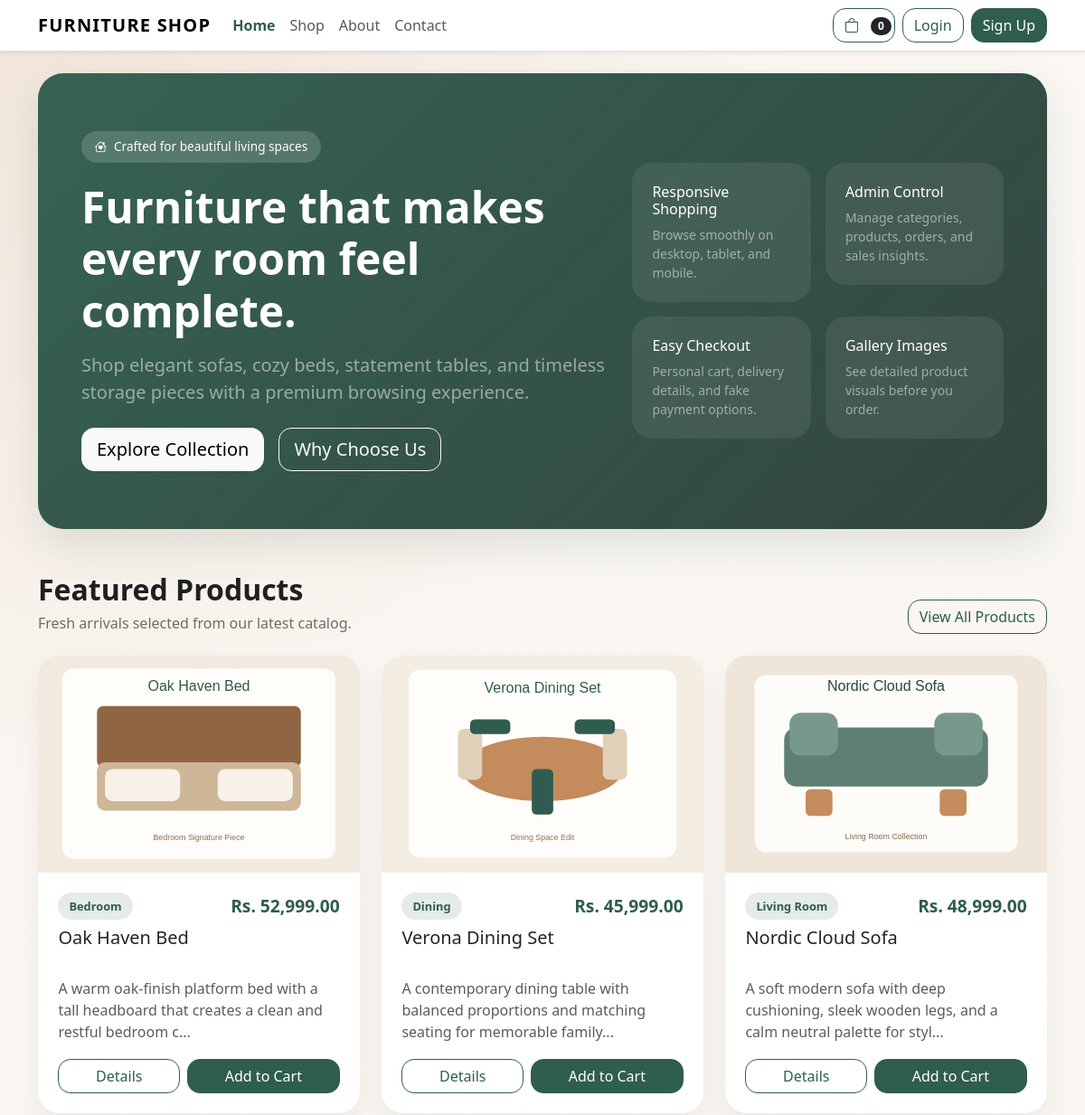
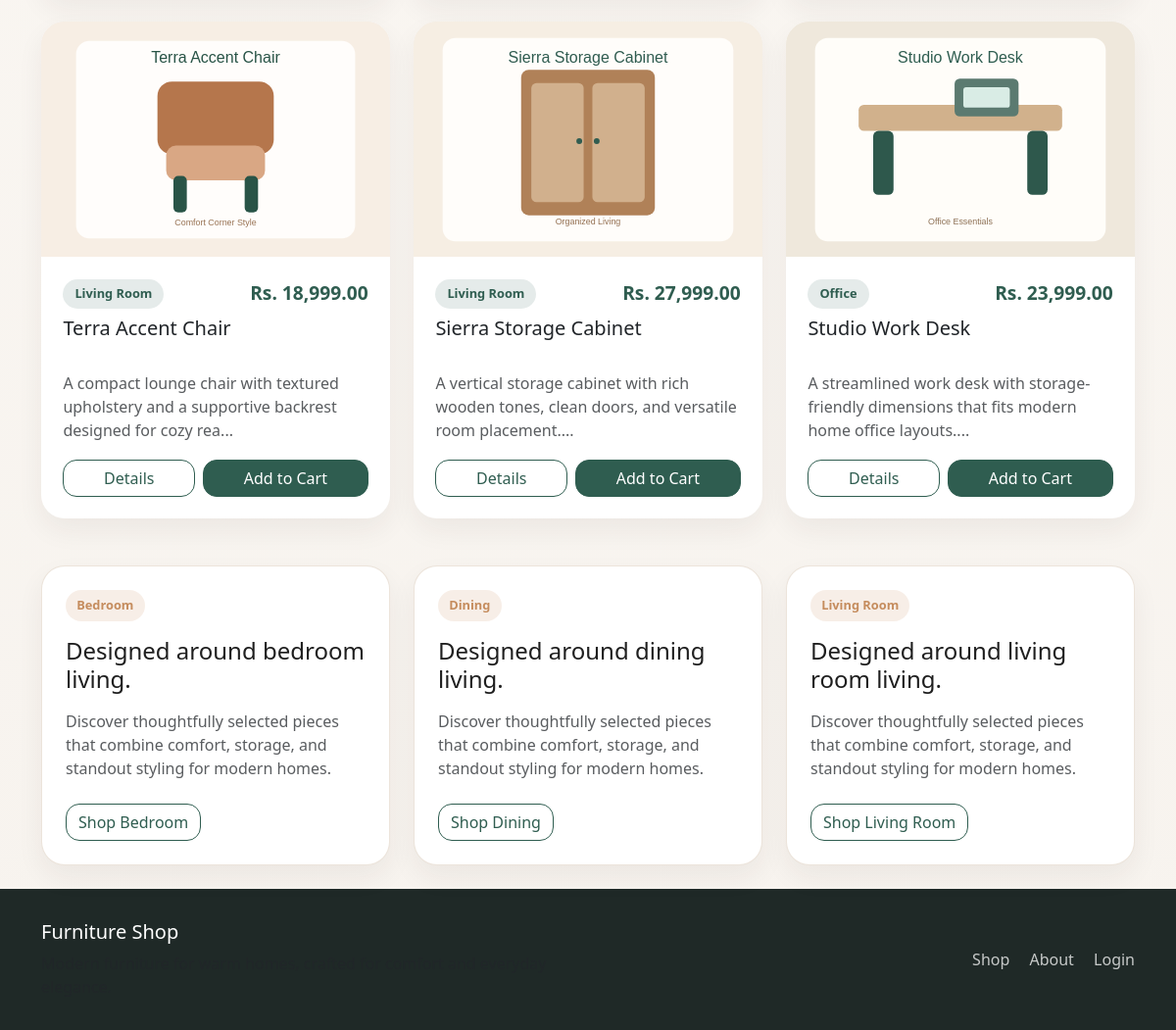
The page / on the database its author committed (2 pictures, top to bottom).
### tables this page shows
CREATE TABLE products (
    id INT UNSIGNED AUTO_INCREMENT PRIMARY KEY,
    category_id INT UNSIGNED NOT NULL,
    name VARCHAR(180) NOT NULL,
    description TEXT NOT NULL,
    price DECIMAL(10, 2) NOT NULL DEFAULT 0.00,
    cover_image VARCHAR(255) NOT NULL,
    created_at TIMESTAMP NOT NULL DEFAULT CURRENT_TIMESTAMP,
    KEY idx_products_category_id (category_id),
    CONSTRAINT fk_products_category
        FOREIGN KEY (category_id) REFERENCES categories(id)
        ON DELETE RESTRICT ON UPDATE CASCADE
);

CREATE TABLE categories (
    id INT UNSIGNED AUTO_INCREMENT PRIMARY KEY,
    name VARCHAR(120) NOT NULL,
    created_at TIMESTAMP NOT NULL DEFAULT CURRENT_TIMESTAMP,
    UNIQUE KEY uk_categories_name (name)
);

### includes/helpers.php (called while the page is built, shortened)
<?php
function base_url($path = '')
{
    $base = rtrim(BASE_URL, '/');
    return $base . '/' . ltrim($path, '/');
}
function e($value)
{
    return htmlspecialchars((string) $value, ENT_QUOTES, 'UTF-8');
}
function current_user()
{
    return isset($_SESSION['user']) ? $_SESSION['user'] : null;
}
function is_logged_in()
{
    return current_user() !== null;
}
function format_price($amount)
{
    return 'Rs. ' . number_format((float) $amount, 2);
}
function image_url($path)
{
    return base_url($path);
}
    ?>

### includes/store.php (called while the page is built, shortened)
<?php
function get_categories(PDO $pdo)
{
    $stmt = $pdo->query('SELECT * FROM categories ORDER BY name ASC');
    return $stmt->fetchAll(PDO::FETCH_ASSOC);
}
function get_featured_products(PDO $pdo, $limit)
{
    $limit = (int) $limit;
    $stmt = $pdo->prepare('SELECT p.*, c.name AS category_name FROM products p INNER JOIN categories c ON c.id = p.category_id ORDER BY p.created_at DESC LIMIT ' . $limit);
    $stmt->execute();
    return $stmt->fetchAll(PDO::FETCH_ASSOC);
}

### index.php (the view, shortened to what this page needs)
<?php
require_once __DIR__ . '/db.php';
$featuredProducts = get_featured_products($pdo, 6);
$categories = get_categories($pdo);
$activeNav = 'home';
require_once __DIR__ . '/header.php';
?>
<section class="hero-section mb-5">
    <div class="row align-items-center g-4">
        <div class="col-lg-7">
            <span class="hero-chip"><i class="bi bi-house-heart"></i> Crafted for beautiful living spaces</span>
            <h1 class="display-5 fw-bold mb-3">Furniture that makes every room feel complete.</h1>
            <p class="lead text-white-50 mb-4">Shop elegant sofas, cozy beds, statement tables, and timeless storage pieces with a premium browsing experience.</p>
            <div class="d-flex flex-wrap gap-3">
                <a class="btn btn-light btn-lg" href="<?php echo e(base_url('shop.php')); ?>">Explore Collection</a>
                <a class="btn btn-outline-light btn-lg" href="<?php echo e(base_url('about.php')); ?>">Why Choose Us</a>
            </div>
        </div>
        <div class="col-lg-5">
            <div class="row g-3">
                <div class="col-sm-6">
                    <div class="feature-card">
                        <h2 class="h6">Responsive Shopping</h2>
                        <p class="small mb-0 text-white-50">Browse smoothly on desktop, tablet, and mobile.</p>
                    </div>
                </div>
                <div class="col-sm-6">
                    <div class="feature-card">
                        <h2 class="h6">Admin Control</h2>
                        <p class="small mb-0 text-white-50">Manage categories, products, orders, and sales insights.</p>
                    </div>
                </div>
                <div class="col-sm-6">
                    <div class="feature-card">
                        <h2 class="h6">Easy Checkout</h2>
                        <p class="small mb-0 text-white-50">Personal cart, delivery details, and fake payment options.</p>
                    </div>
                </div>
                <div class="col-sm-6">
                    <div class="feature-card">
                        <h2 class="h6">Gallery Images</h2>
                        <p class="small mb-0 text-white-50">See detailed product visuals before you order.</p>
                    </div>
                </div>
            </div>
        </div>
    </div>
</section>
<section class="mb-5">
    <div class="d-flex justify-content-between align-items-end flex-wrap gap-3 mb-4">
        <div>
            <h2 class="section-title">Featured Products</h2>
            <p class="section-subtitle mb-0">Fresh arrivals selected from our latest catalog.</p>
        </div>
        <a class="btn btn-outline-dark" href="<?php echo e(base_url('shop.php')); ?>">View All Products</a>
    </div>
    <div class="row g-4">
        <?php foreach ($featuredProducts as $product): ?>
            <div class="col-md-6 col-xl-4">
                <div class="product-card card border-0">
                    <img src="<?php echo e(image_url($product['cover_image'])); ?>" class="product-image" alt="<?php echo e($product['name']); ?>">
                    <div class="card-body">
                        <div class="d-flex justify-content-between align-items-center mb-2">
                            <span class="category-pill"><?php echo e($product['category_name']); ?></span>
                            <span class="product-price"><?php echo e(format_price($product['price'])); ?></span>
                        </div>
                        <h3 class="h5"><?php echo e($product['name']); ?></h3>
                        <p class="text-muted"><?php echo e(substr($product['description'], 0, 95)); ?>...</p>
                        <div class="d-flex gap-2">
                            <a class="btn btn-outline-dark flex-fill" href="<?php echo e(base_url('product.php?id=' . $product['id'])); ?>">Details</a>
                            <form method="post" action="<?php echo e(base_url('cart.php')); ?>" class="flex-fill">
                                <button type="submit" class="btn btn-dark w-100">Add to Cart</button>
                            </form>
                        </div>
                    </div>
                </div>
            </div>
        <?php endforeach; ?>
    </div>
</section>
<section class="row g-4">
    <?php foreach (array_slice($categories, 0, 3) as $category): ?>
        <div class="col-md-4">
            <div class="panel-card p-4 h-100">
                <span class="badge-soft mb-3 d-inline-block"><?php echo e($category['name']); ?></span>
                <h3 class="h4 mb-3">Designed around <?php echo e(strtolower($category['name'])); ?> living.</h3>
                <p class="text-muted mb-4">Discover thoughtfully selected pieces that combine comfort, storage, and standout styling for modern homes.</p>
                <a href="<?php echo e(base_url('shop.php?category=' . $category['id'])); ?>" class="btn btn-outline-dark">Shop <?php echo e($category['name']); ?></a>
            </div>
        </div>
    <?php endforeach; ?>
</section>
<?php require_once __DIR__ . '/footer.php'; ?>

### header.php (shortened to what this page needs)
<?php
$activeNav = isset($activeNav) ? $activeNav : '';
$isAdminPage = isset($isAdminPage) ? $isAdminPage : false;
$currentUser = current_user();
$cartCount = 0;
?>
<!doctype html>
<html lang="en">
<head>
    <link href="https://cdn.jsdelivr.net/npm/bootstrap@5.3.3/dist/css/bootstrap.min.css" rel="stylesheet">
    <link href="https://cdn.jsdelivr.net/npm/bootstrap-icons@1.11.3/font/bootstrap-icons.css" rel="stylesheet">
    <link href="<?php echo e(base_url('assets/css/style.css')); ?>" rel="stylesheet">
</head>
<body>
<nav class="navbar navbar-expand-lg navbar-light bg-white border-bottom sticky-top shadow-sm">
    <div class="container">
        <a class="navbar-brand fw-bold brand-mark" href="<?php echo e($isAdminPage ? base_url('admin/index.php') : base_url('index.php')); ?>">
            <?php echo e(APP_NAME); ?>
        </a>
        <div class="collapse navbar-collapse" id="siteNavbar">
            <?php if ($isAdminPage): ?>
                <ul class="navbar-nav me-auto mb-2 mb-lg-0">
                    <li class="nav-item"><a class="nav-link<?php echo $activeNav === 'dashboard' ? ' active' : ''; ?>" href="<?php echo e(base_url('admin/index.php')); ?>">Dashboard</a></li>
                    <li class="nav-item"><a class="nav-link<?php echo $activeNav === 'categories' ? ' active' : ''; ?>" href="<?php echo e(base_url('admin/categories.php')); ?>">Categories</a></li>
                    <li class="nav-item"><a class="nav-link<?php echo $activeNav === 'products' ? ' active' : ''; ?>" href="<?php echo e(base_url('admin/products.php')); ?>">Products</a></li>
                    <li class="nav-item"><a class="nav-link<?php echo $activeNav === 'users' ? ' active' : ''; ?>" href="<?php echo e(base_url('admin/users.php')); ?>">Users</a></li>
                    <li class="nav-item"><a class="nav-link<?php echo $activeNav === 'orders' ? ' active' : ''; ?>" href="<?php echo e(base_url('admin/orders.php')); ?>">Orders</a></li>
                    <li class="nav-item"><a class="nav-link<?php echo $activeNav === 'messages' ? ' active' : ''; ?>" href="<?php echo e(base_url('admin/contact_messages.php')); ?>">Messages</a></li>
                    <li class="nav-item"><a class="nav-link<?php echo $activeNav === 'reports' ? ' active' : ''; ?>" href="<?php echo e(base_url('admin/reports.php')); ?>">Reports</a></li>
                </ul>
                <div class="d-flex align-items-center gap-3 ms-auto">
                    <a class="btn btn-outline-dark btn-sm" href="<?php echo e(base_url('index.php')); ?>">View Store</a>
                    <a class="nav-link p-0" href="<?php echo e(base_url('logout.php')); ?>">Logout</a>
                </div>
            <?php else: ?>
                <ul class="navbar-nav me-auto mb-2 mb-lg-0">
                    <li class="nav-item"><a class="nav-link<?php echo $activeNav === 'home' ? ' active' : ''; ?>" href="<?php echo e(base_url('index.php')); ?>">Home</a></li>
                    <li class="nav-item"><a class="nav-link<?php echo $activeNav === 'shop' ? ' active' : ''; ?>" href="<?php echo e(base_url('shop.php')); ?>">Shop</a></li>
                    <li class="nav-item"><a class="nav-link<?php echo $activeNav === 'about' ? ' active' : ''; ?>" href="<?php echo e(base_url('about.php')); ?>">About</a></li>
                    <li class="nav-item"><a class="nav-link<?php echo $activeNav === 'contact' ? ' active' : ''; ?>" href="<?php echo e(base_url('contact.php')); ?>">Contact</a></li>
                </ul>
                <div class="d-flex align-items-center gap-2 ms-auto">
                    <a class="btn btn-outline-dark position-relative" href="<?php echo e(base_url('cart.php')); ?>">
                        <i class="bi bi-bag"></i>
                        <span class="badge rounded-pill text-bg-dark cart-badge"><?php echo e($cartCount); ?></span>
                    </a>
                    <?php if ($currentUser): ?>
                        <span class="small text-muted d-none d-lg-inline">Hi, <?php echo e($currentUser['name']); ?></span>
                        <a class="btn btn-dark" href="<?php echo e(base_url('logout.php')); ?>">Logout</a>
                    <?php else: ?>
                        <a class="btn btn-outline-dark" href="<?php echo e(base_url('login.php')); ?>">Login</a>
                        <a class="btn btn-dark" href="<?php echo e(base_url('register.php')); ?>">Sign Up</a>
                    <?php endif; ?>
                </div>
            <?php endif; ?>
        </div>
    </div>
</nav>
<main class="page-shell py-4">
    <div class="container">

### footer.php (shortened to what this page needs)
    </div>
</main>
<footer class="site-footer">
    <div class="container">
        <div class="row g-4 align-items-center">
            <div class="col-lg-6">
                <h5 class="mb-2"><?php echo e(APP_NAME); ?></h5>
                <p class="mb-0 text-muted">Modern furniture for warm homes, crafted for comfort and everyday elegance.</p>
            </div>
            <div class="col-lg-6 text-lg-end">
                <a class="footer-link" href="<?php echo e(base_url('shop.php')); ?>">Shop</a>
                <a class="footer-link" href="<?php echo e(base_url('about.php')); ?>">About</a>
                <?php if (is_logged_in()): ?>
                    <a class="footer-link" href="<?php echo e(base_url('orders.php')); ?>">Orders</a>
                <?php else: ?>
                    <a class="footer-link" href="<?php echo e(base_url('login.php')); ?>">Login</a>
                <?php endif; ?>
            </div>
        </div>
    </div>
</footer>
</body>
</html>

### assets/css/style.css (style rules this page uses)
:root { --fs-bg: #f7f3ee; --fs-surface: #ffffff; --fs-primary: #2f5d50; --fs-primary-dark: #22453b; --fs-accent: #c58c5d; --fs-ink: #1f1f1f; --fs-muted: #6f6b65; --fs-border: #e8ded2; --fs-shadow: 0 18px 45px rgba(34, 69, 59, 0.12); }
body { font-family: "Segoe UI", Tahoma, Geneva, Verdana, sans-serif; background: radial-gradient(circle at top left, rgba(197, 140, 93, 0.18), transparent 35%), linear-gradient(180deg, #fbf8f4 0%, var(--fs-bg) 100%); color: var(--fs-ink); }
a { text-decoration: none; }
.brand-mark { letter-spacing: 0.06em; text-transform: uppercase; }
.page-shell { min-height: calc(100vh - 170px); }
.hero-section { background: linear-gradient(135deg, rgba(47, 93, 80, 0.96), rgba(32, 53, 47, 0.92)), linear-gradient(135deg, rgba(197, 140, 93, 0.2), transparent); border-radius: 28px; padding: 4rem 3rem; color: #fff; box-shadow: var(--fs-shadow); overflow: hidden; }
.hero-chip { display: inline-flex; align-items: center; gap: 0.5rem; padding: 0.45rem 0.9rem; border-radius: 999px; background: rgba(255, 255, 255, 0.16); font-size: 0.85rem; margin-bottom: 1.25rem; }
.section-title { font-size: 2rem; font-weight: 700; margin-bottom: 0.35rem; }
.section-subtitle { color: var(--fs-muted); max-width: 620px; }
.stat-card, .panel-card, .product-card, .form-card { background: var(--fs-surface); border: 1px solid rgba(232, 222, 210, 0.8); border-radius: 24px; box-shadow: 0 12px 28px rgba(44, 37, 29, 0.06); }
.stat-card, .panel-card, .form-card { height: 100%; }
.product-card { overflow: hidden; transition: transform 0.25s ease, box-shadow 0.25s ease; height: 100%; }
.product-card .product-image { height: 240px; object-fit: cover; width: 100%; background: #f2ede6; }
.product-card .card-body { padding: 1.4rem; display: flex; flex-direction: column; }
.product-card h3, .product-card .h5 { min-height: 3rem; }
.product-card p.text-muted { min-height: 4.5rem; margin-bottom: 1.1rem; }
.product-price { font-size: 1.2rem; font-weight: 700; color: var(--fs-primary); }
.category-pill { display: inline-block; padding: 0.35rem 0.75rem; border-radius: 999px; background: rgba(47, 93, 80, 0.12); color: var(--fs-primary); font-size: 0.8rem; font-weight: 600; }
.site-footer { padding: 2rem 0; background: #1f2927; color: #fff; }
.footer-link { color: rgba(255, 255, 255, 0.75); margin-left: 1rem; }
.cart-badge { position: absolute; top: -6px; right: -9px; min-width: 22px; }
.badge-soft { background: rgba(197, 140, 93, 0.15); color: var(--fs-accent); border-radius: 999px; padding: 0.4rem 0.7rem; font-size: 0.8rem; font-weight: 600; }
.feature-card { padding: 1.4rem; border-radius: 22px; background: rgba(255, 255, 255, 0.08); backdrop-filter: blur(6px); }
.btn-dark { background: var(--fs-primary); border-color: var(--fs-primary); }
.btn, .form-control, .form-select { border-radius: 14px; }
.btn-outline-dark { border-color: var(--fs-primary); color: var(--fs-primary); }
.nav-link.active { color: var(--fs-primary) !important; font-weight: 600; }

### rows shown on the page
products: cover_image (placeholder picture), category.name "Bedroom", price "Rs. 52,999.00", name "Oak Haven Bed", description "A warm oak-finish platform bed with a tall headboard that creates a clean and restful bedroom c"
products: cover_image (placeholder picture), category.name "Dining", price "Rs. 45,999.00", name "Verona Dining Set", description "A contemporary dining table with balanced proportions and matching seating for memorable family"
products: cover_image (placeholder picture), category.name "Living Room", price "Rs. 48,999.00", name "Nordic Cloud Sofa", description "A soft modern sofa with deep cushioning, sleek wooden legs, and a calm neutral palette for styl"
products: cover_image (placeholder picture), category.name "Living Room", price "Rs. 18,999.00", name "Terra Accent Chair", description "A compact lounge chair with textured upholstery and a supportive backrest designed for cozy rea"
products: cover_image (placeholder picture), category.name "Living Room", price "Rs. 27,999.00", name "Sierra Storage Cabinet", description "A vertical storage cabinet with rich wooden tones, clean doors, and versatile room placement."
products: cover_image (placeholder picture), category.name "Office", price "Rs. 23,999.00", name "Studio Work Desk", description "A streamlined work desk with storage-friendly dimensions that fits modern home office layouts."
categories: name "Bedroom", name "bedroom"
categories: name "Dining", name "dining"
categories: name "Living Room", name "living room"

### other values the page prints
APP_NAME "FURNITURE SHOP"
$cartCount "0"
APP_NAME "Furniture Shop"
